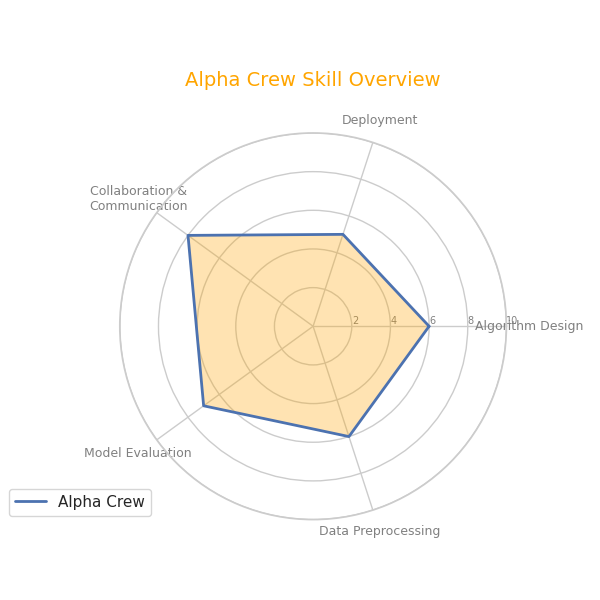

Here is the Python script that generated this plot:
import numpy as np
import matplotlib.pyplot as plt
from math import pi

# Define the skill areas with shuffled labels
skill_areas = [
    'Algorithm Design', 'Deployment', 'Collaboration &\nCommunication',
    'Model Evaluation', 'Data Preprocessing'
]

# Define the skill levels for each team
alpha_team_skills = [8, 6, 7, 5, 9]
beta_team_skills = [5, 7, 8, 6, 7]
gamma_team_skills = [7, 9, 6, 4, 8]
delta_team_skills = [6, 5, 8, 7, 6]

# Combine data into a dictionary for easy plotting
teams_data = {
    'Team Gamma': alpha_team_skills,  # Switched label
    'Squad Beta': beta_team_skills,   # Switched label
    'Delta Group': gamma_team_skills, # Switched label
    'Alpha Crew': delta_team_skills   # Switched label
}

# Define colors for each team
team_colors = {
    'Team Gamma': 'red',
    'Squad Beta': 'blue',
    'Delta Group': 'green',
    'Alpha Crew': 'orange'
}

# Create a radar chart function
def create_radar_chart(title, team_data, labels, team_name, color):
    num_vars = len(labels)
    angles = np.linspace(0, 2 * pi, num_vars, endpoint=False).tolist()

    team_data += team_data[:1]
    angles += angles[:1]

    fig, ax = plt.subplots(figsize=(6, 6), subplot_kw=dict(polar=True))
    plt.xticks(angles[:-1], labels, color='grey', size=9)
    ax.set_rlabel_position(0)
    plt.yticks([2, 4, 6, 8, 10], ["2", "4", "6", "8", "10"], color="grey", size=7)
    plt.ylim(0, 10)

    ax.plot(angles, team_data, linewidth=2, linestyle='solid', label=team_name)
    ax.fill(angles, team_data, color=color, alpha=0.3)

    plt.title(title, size=14, color=color, y=1.1)
    plt.legend(loc='upper right', bbox_to_anchor=(0.1, 0.1))

# Plot for each team
for team_name, skill_levels in teams_data.items():
    create_radar_chart(f'{team_name} Skill Overview', skill_levels, skill_areas, team_name, team_colors[team_name])

plt.tight_layout()
plt.show()
